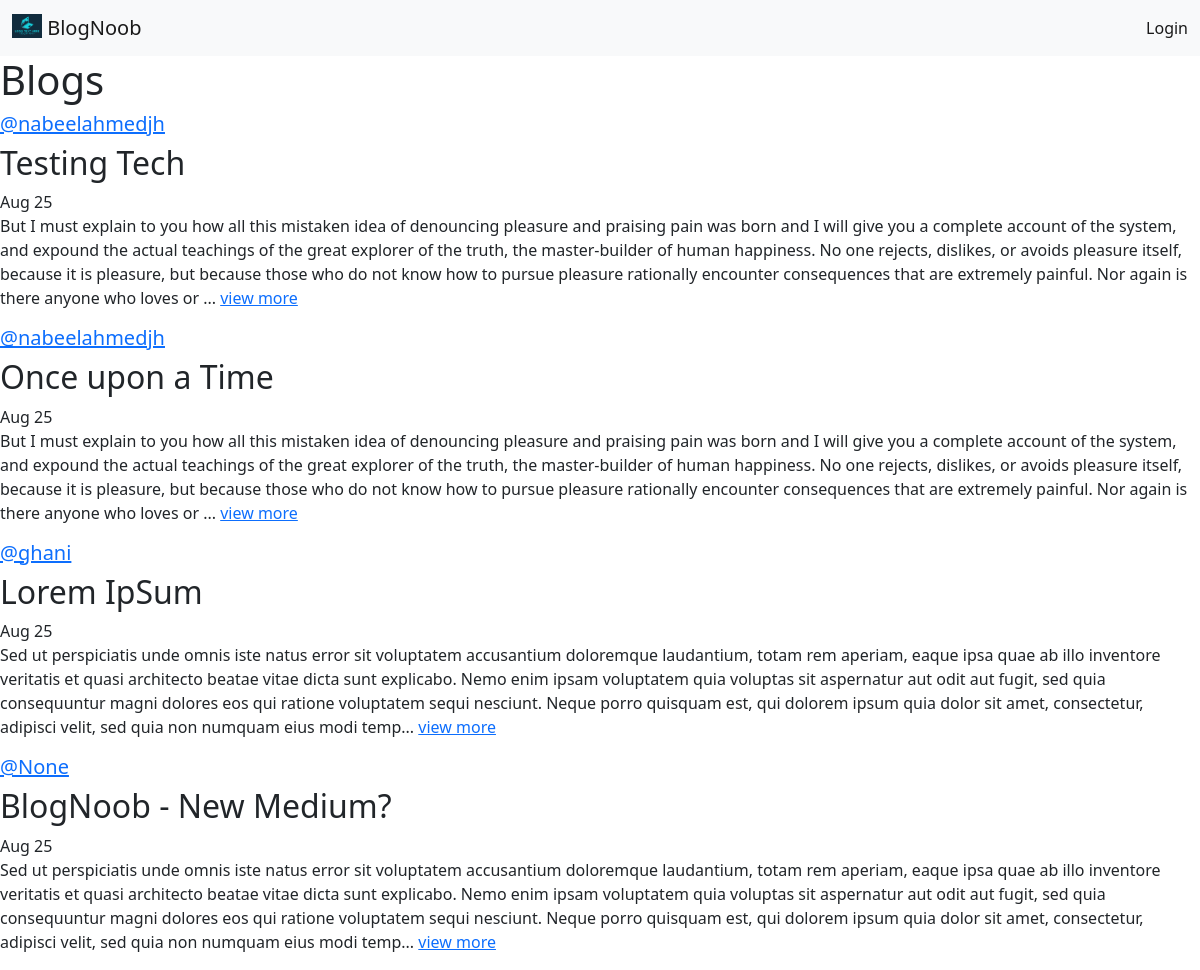
The app's page /, older data.
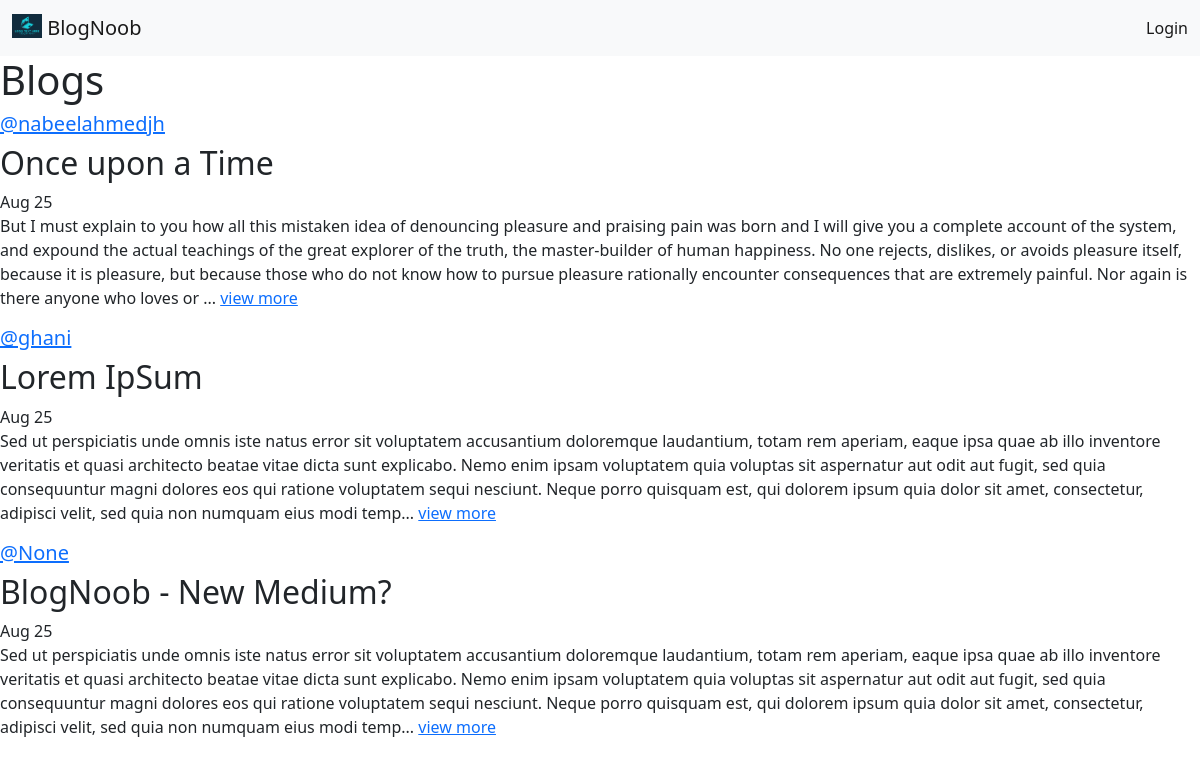
The same page, newer data.
### base/models.py (models this page shows)
class Blog(models.Model):
    title = models.CharField(max_length=200, null=False)
    author = models.ForeignKey(User, on_delete=models.CASCADE, null=True)
    topic = models.ForeignKey(Topic, on_delete=models.SET_NULL, null=True)
    body = models.TextField()
    updated = models.DateTimeField(auto_now=True)
    created = models.DateTimeField(auto_now_add=True)
    def __str__(self) -> str:
        return self.body[0:500]
    class Meta:
        ordering = ['-created', '-updated']

### base/views.py (the view)
# urls.py: path("", views.home, name='home'),
def home(request):
    blogs = Blog.objects.all()
    context = {
        'blogs' : blogs
    }
    return render(request, 'base/home.html', context)

### base/models.py (called while the page is built)
    def __str__(self) -> str:
        return self.name

### base/templates/base/home.html (shortened to what this page needs)
{% extends 'main.html' %}
{% block content %}
<div>
    <h1>Blogs</h1>
    {% for blog in blogs %}
    <div>
        <h5><a href="{% url 'user-profile' blog.author.id %}">@{{blog.author}}</a></h5>
        <h2>{{blog.title}}</h2>
        <span>{{blog.created| date:"M j"}}</span>
        <p>{{blog}}... <a href="{% url 'blog' blog.id %}">view more</a></p>
    </div>
    {% endfor %}
</div>
{% endblock content %}

### templates/main.html (shortened to what this page needs)
<!DOCTYPE html>
<html lang="en">
<head>
    <link href="https://cdn.jsdelivr.net/npm/bootstrap@5.2.0/dist/css/bootstrap.min.css" rel="stylesheet"
>
</head>
<body>
    {% include 'navbar.html' %}
    {% block content %}
    {% endblock content %}
</body>
</html>

### templates/navbar.html
{% load static %}
<div>
    <nav class="navbar bg-light">
        <div class="container-fluid">
            <a class="navbar-brand" href="{% url 'home' %}">
                <img src="{% static 'images/logo.png' %}" alt="" width="30" height="24"
                    class="d-inline-block align-text-top">
                BlogNoob
            </a>
            <div>
                <ul class="navbar-nav me-auto mb-2 mb-lg-0">
                    {% if request.user.is_authenticated %}
                    <li class="nav-item">
                        <a class="nav-link active" aria-current="" href="{% url 'publish-blog' %}">Publish Blog</a>
                    </li>
                    <li class="nav-item">
                        <a class="nav-link active" aria-current="" href="{% url 'logout' %}">Logout</a>
                    </li>
                    {%else%}
                    <li class="nav-item">
                        <a class="nav-link active" aria-current="page" href="{% url 'login' %}">Login</a>
                    </li>
                    {% endif %}
                </ul>
            </div>
        </div>
    </nav>
</div>

Row changes from the older to the newer data that the page shows:
removed Blog: author "nabeelahmedjh", title "Testing Tech", created "Aug 25", body "But I must explain to you how all this mistaken idea of denouncing pleasure and praising pain was born and I will give you a complete account of the system, and expound the actual teachings of the great explorer of the truth, the master-builder of human happiness. No one rejects, dislikes, or avoids pleasure itself, because it is pleasure, but because those who do not know how to pursue pleasure rationally encounter consequences that are extremely painful. Nor again is there anyone who loves or"
